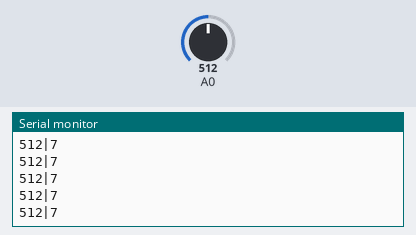
Simulated run of this sketch. Board: Arduino Uno, built with avr-gcc and run on an emulated ATmega328P. On the bench: the last lines printed to the serial monitor. Inputs (shaded band) come from the test bench; at power-on: A0 = 512.

Above: at 1.2 s.
1.3 s: A0 set to 716
At 1.31 s:
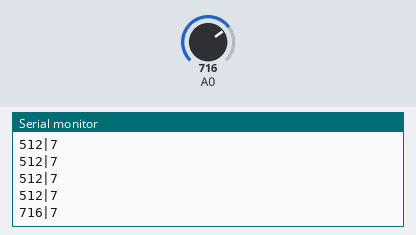
2.8 s: A0 set to 900
At 2.82 s:
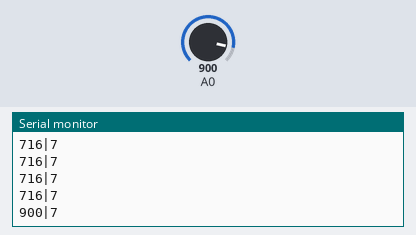
Timing chart, 0 to 5.8 s (numbered marks = the images above; inputs shaded):
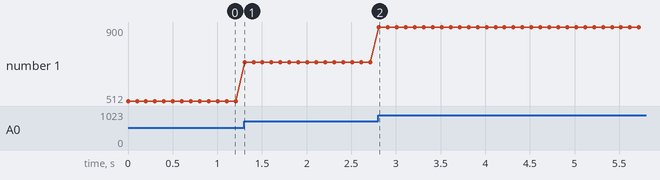

Measured:
- after the input at 1.3 s, the serial monitor: prints a new line at once (image 1)
- after the input at 2.8 s, the serial monitor: prints a new line at once (image 2)
- plotted number 1: 512 → 716 after the input at 1.3 s, 716 → 900 after the input at 2.8 s

The sketch:

potenc.ino
```cpp
void setup()
{
  Serial.begin(9600);
  pinMode(A0, INPUT);
}

void loop()
{
  int potenc;
  potenc = analogRead(A0);
  Serial.print(potenc);Serial.print('|');Serial.println(7);
  delay(100);
}
```
